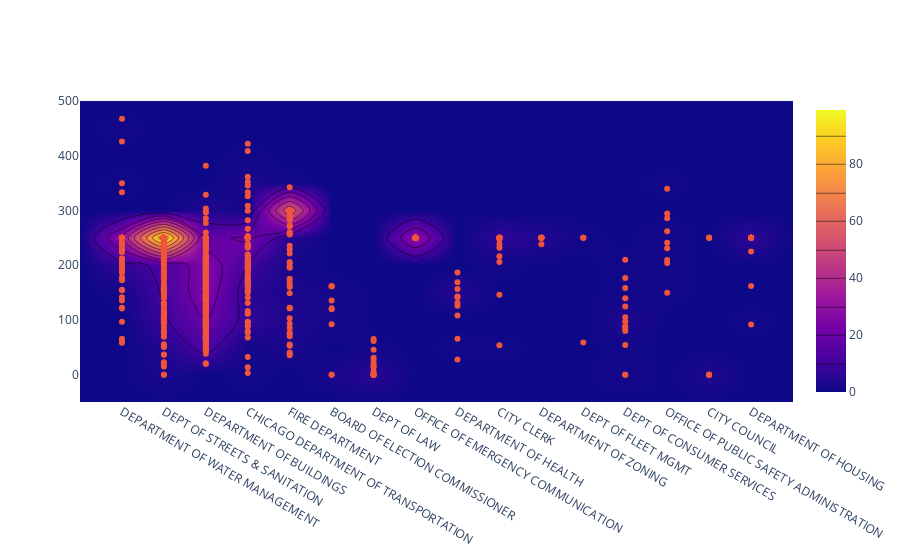

Here is the notebook cell this chart was saved with:
### Code cell
fig=go.Figure(
        go.Histogram2dContour(x=df['Department_Name'].head(500), 
                                y=df['Amount'].head(500), 
                                contours=go.Contours(coloring='heatmap')))

fig.add_traces(go.Scatter(
    x=df['Department_Name'].head(1000), 
    y=df['Amount'].head(1000),
    mode='markers'))

py.iplot(fig, filename='histogram_subplots.png')
fig.show()

### Figure 1 — Plotly figure (JSON) as saved in the notebook; plotly's stock layout.template omitted (floating-point values rounded to 4 significant figures; data arrays with more than 128 entries replaced by an {"elided": "..."} marker saying what was removed)
{"data": [{"contours": {"coloring": "heatmap"}, "type": "histogram2dcontour", "x": {"elided": "500 str values"}, "y": {"elided": "500 float values"}}, {"mode": "markers", "type": "scatter", "x": {"elided": "1000 str values"}, "y": {"elided": "1000 float values"}}], "layout": {}}
